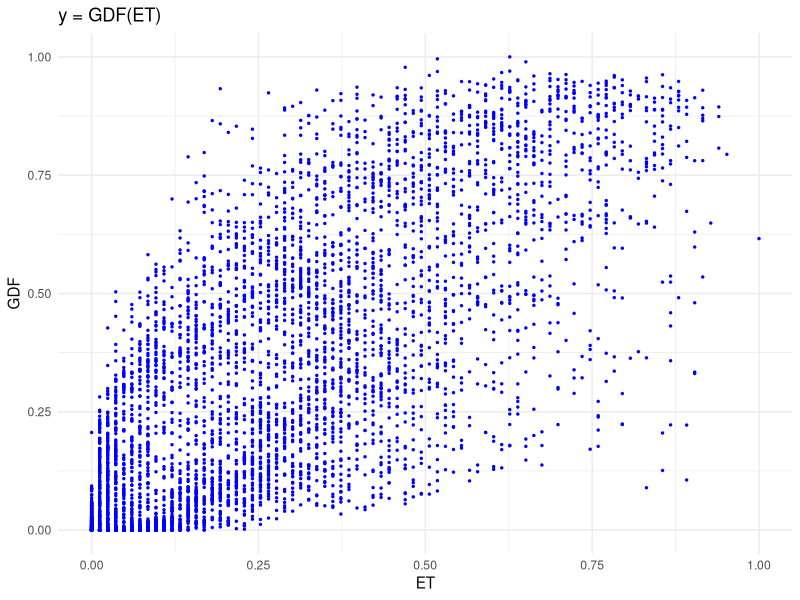
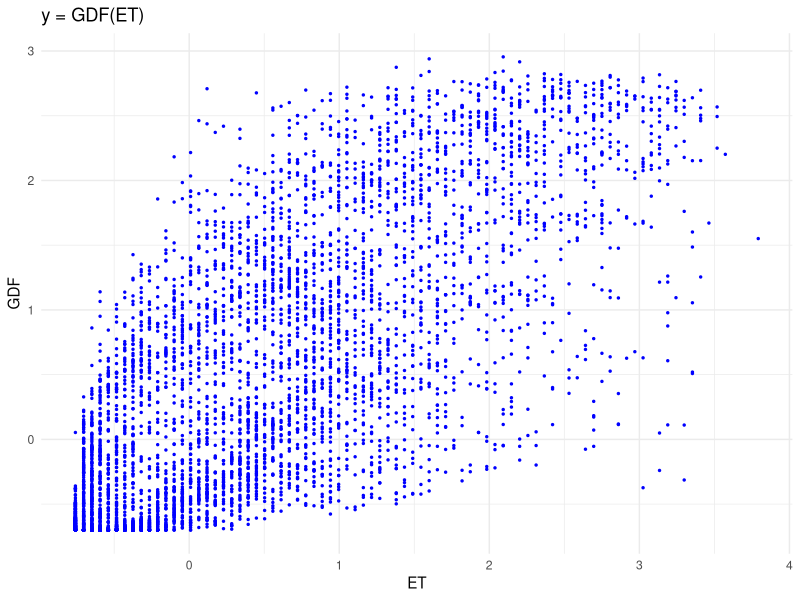
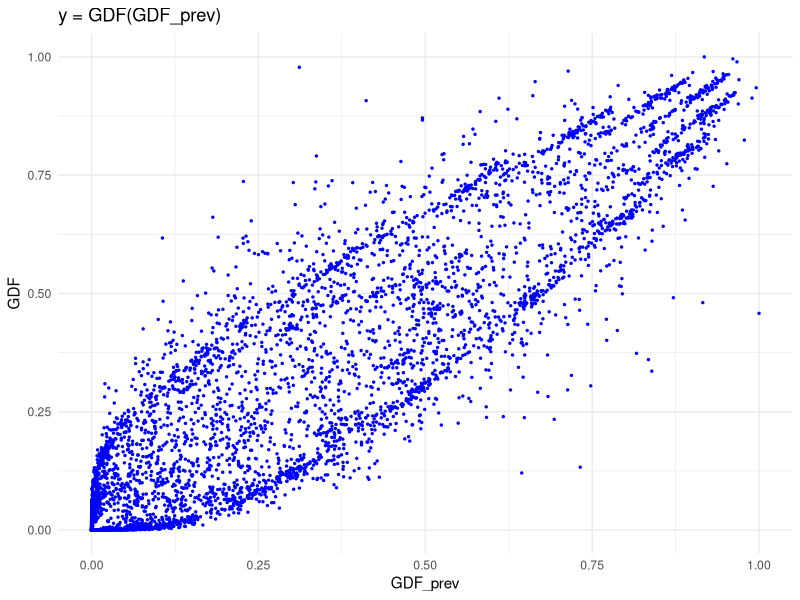
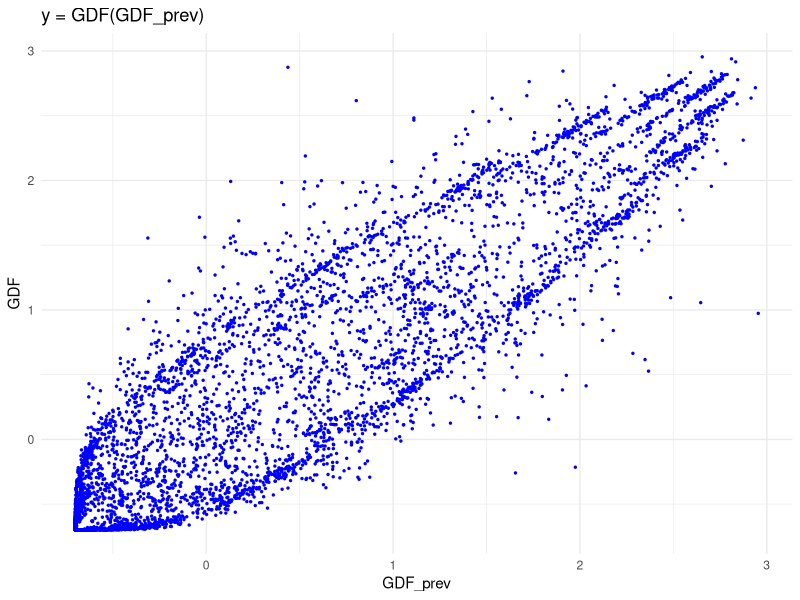
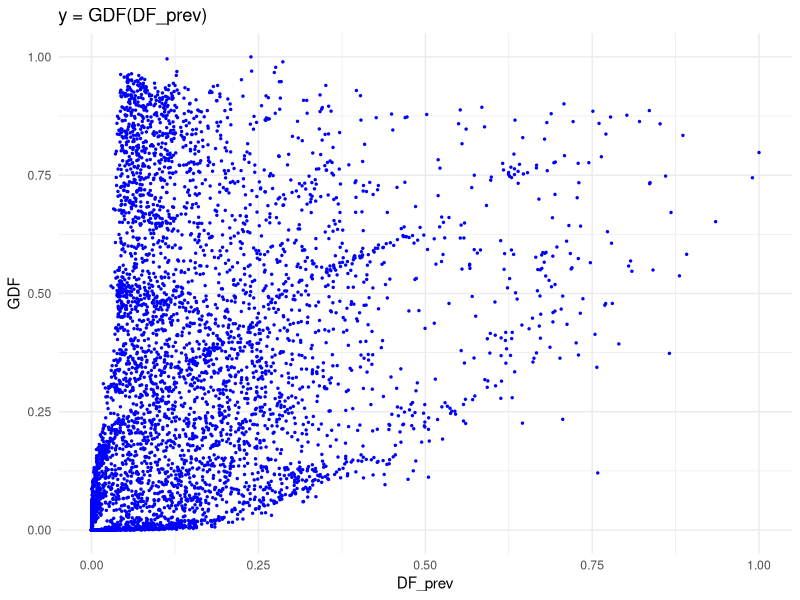
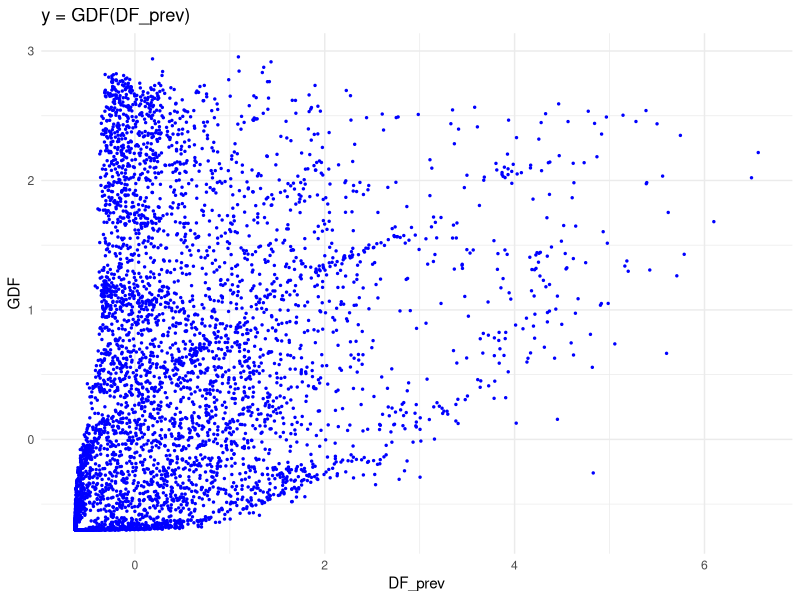

Source code (R) for these figures, in order:
## ---- chunk 1
library(dplyr)
library(ggplot2)
weather <- read.csv("TetouanWeather2017.csv", skip = 3)
power_consumption <- read.csv("TetouanPowerConsumption2017.csv")
## ---- chunk 2
head(power_consumption)
## ---- chunk 3
summary(power_consumption)
## ---- chunk 4
head(weather)
## ---- chunk 5
summary(weather)
## ---- chunk 6
power_consumption %>% mutate(Datetime = 
format(strptime(Datetime, "%m/%d/%Y %H:%M"), "%Y-%m-%dT%H:00")) -> 
power_date_converted
## ---- chunk 7
head(power_date_converted)
## ---- chunk 8
power_date_converted %>% 
group_by(Datetime) %>% summarise(across(everything(), mean)) -> power_mean
## ---- chunk 9
head(power_mean)
## ---- chunk 10
joined_data <- inner_join(power_mean, weather, by = c("Datetime" = "time"))
## ---- chunk 11
head(joined_data)
## ---- chunk 12
names(joined_data)
## ---- chunk 13
check_correlation <- function(data, i1, i2, i3, i4) {
  for (x in names(data)[i1:i2]) {
    for (y in names(data)[i3:i4]) {
      correlation <- cor(data[[x]], data[[y]], method = "spearman")
      if (is.na(correlation)) next
      if (abs(correlation) >= 0.50) {
        cat(sprintf("Correlation of %f between %s and %s.\n", 
        correlation, x, y))
        next
      }
    }
  }
}
## ---- chunk 14
check_correlation(joined_data, 2, 6, 7, 26)
## ---- chunk 15
joined_data %>% select(GDF = GeneralDiffuseFlows, 
ET = et0_fao_evapotranspiration..mm., 
VPD = vapour_pressure_deficit..kPa., TEMP = temperature_2m...C., 
HUM = relative_humidity_2m....) -> correlated_data
## ---- chunk 16
head(correlated_data)
## ---- chunk 17
new_features <- correlated_data %>%
  mutate(
    # Sum of two features
    VPD_TEMP_sum = VPD + TEMP,
    VPD_HUM_sum = VPD + HUM,
    TEMP_HUM_sum = TEMP + HUM,
    
    # Difference of two features
    VPD_TEMP_diff = VPD - TEMP,
    VPD_HUM_diff = VPD - HUM,
    TEMP_HUM_diff = TEMP - HUM,
    
    # Product of two features
    VPD_TEMP_product = VPD * TEMP,
    VPD_HUM_product = VPD * HUM,
    TEMP_HUM_product = TEMP * HUM,
    
    # Ratio of two features (adding a small constant to avoid division by 0)
    VPD_TEMP_ratio = VPD / (TEMP + 1e-6),
    VPD_HUM_ratio = VPD / (HUM + 1e-6),
    TEMP_HUM_ratio = TEMP / (HUM + 1e-6),
    
    # Sum of all three features
    all_three_sum = VPD + TEMP + HUM,
    
    # Difference between the sum of two features and the third feature
    VPD_TEMP_sum_minus_HUM = (VPD + TEMP) - HUM,
    VPD_HUM_sum_minus_TEMP = (VPD + HUM) - TEMP,
    TEMP_HUM_sum_minus_VPD = (TEMP + HUM) - VPD,
    
    # Product of all three features
    all_three_product = VPD * TEMP * HUM,
    
    # Average of two features
    VPD_TEMP_average = (VPD + TEMP) / 2,
    VPD_HUM_average = (VPD + HUM) / 2,
    TEMP_HUM_average = (TEMP + HUM) / 2,
    
    # Square of a feature
    VPD_square = VPD * VPD,
    TEMP_square = TEMP * TEMP,
    HUM_square = HUM * HUM,
    
    # Interaction term (adding a small constant to avoid division by 0)
    VPD_TEMP_interaction = (VPD * TEMP) / (HUM + 1e-6),
    VPD_HUM_interaction = (VPD * HUM) / (TEMP + 1e-6),
    TEMP_HUM_interaction = (TEMP * HUM) / (VPD + 1e-6),
    
    # Data from previous hour
    GDF_prev = lag(GDF, 1), 
    DF_prev = lag(joined_data$DiffuseFlows, 1)
  ) %>% slice(-1)
## ---- chunk 18
head(new_features)
## ---- chunk 19
names(new_features)
## ---- chunk 20
check_correlation(new_features, 1, 1, 3,33)
## ---- chunk 21
new_features %>% select(GDF, ET, GDF_prev, DF_prev) -> correlated_data2
## ---- chunk 22
head(correlated_data2)
## ---- chunk 23
check_correlation_by_delta <- function(delta, i1, i2, i3, i4) {
  
  lower <- lapply(correlated_data2[2:3], 
  function(x) quantile(x, probs = 0.00 + delta / 100))
  upper <- lapply(correlated_data2[2:3], 
  function(x) quantile(x, probs = 1.00 - delta / 100))
  data <- correlated_data2
  
  for (x in names(lower)) {
    data <- data %>% filter(data[[x]] >= lower[[x]] & data[[x]] <= upper[[x]])
  }
  
  cat(sprintf("Delta = %d\n", delta))
  
  check_correlation(data, i1, i2, i3, i4)
  
  cat("\n")
}
## ---- chunk 24
for (delta in 0:5) check_correlation_by_delta(delta, 1, 1, 2, 3)
## ---- chunk 25
min_max <- function(data) {
  (data - min(data)) / (max(data) - min(data))
}
## ---- chunk 26
stand <- function(data) {
  (data - mean(data)) / sd(data)
}
## ---- chunk 27
correlated_data2 %>% mutate(GDF = min_max(GDF), ET = min_max(ET), 
GDF_prev = min_max(GDF_prev), DF_prev = min_max(DF_prev)) -> normalised_data
## ---- chunk 28
head(normalised_data)
## ---- chunk 29
correlated_data2 %>% mutate(GDF = stand(GDF), ET = stand(ET), 
GDF_prev = stand(GDF_prev), DF_prev = stand(DF_prev)) -> stand_data
## ---- chunk 30
head(stand_data)
## ---- chunk 31
plot1 <- ggplot(normalised_data, aes(x = ET, y = GDF)) + 
geom_point(size = 0.5, color = "blue") + 
labs(title = "y = GDF(ET)", x ="ET", y = "GDF") + 
theme_minimal()
print(plot1)
## ---- chunk 32
plot11 <- ggplot(stand_data, aes(x = ET, y = GDF)) + 
geom_point(size = 0.5, color = "blue") + 
labs(title = "y = GDF(ET)", x ="ET", y = "GDF") + 
theme_minimal()
print(plot11)
## ---- chunk 33
plot2 <- ggplot(normalised_data, aes(x = GDF_prev, y = GDF)) + 
geom_point(size = 0.5, color = "blue") + 
labs(title = "y = GDF(GDF_prev)", x ="GDF_prev", y = "GDF") + 
theme_minimal()
print(plot2)
## ---- chunk 34
plot22 <- ggplot(stand_data, aes(x = GDF_prev, y = GDF)) + 
geom_point(size = 0.5, color = "blue") + 
labs(title = "y = GDF(GDF_prev)", x ="GDF_prev", y = "GDF") + 
theme_minimal()
print(plot22)
## ---- chunk 35
plot3 <- ggplot(normalised_data, aes(x = DF_prev, y = GDF)) + 
geom_point(size = 0.5, color = "blue") + 
labs(title = "y = GDF(DF_prev)", x ="DF_prev", y = "GDF") + 
theme_minimal()
print(plot3)
## ---- chunk 36
plot33 <- ggplot(stand_data, aes(x = DF_prev, y = GDF)) + 
geom_point(size = 0.5, color = "blue") + 
labs(title = "y = GDF(DF_prev)", x ="DF_prev", y = "GDF") + 
theme_minimal()
print(plot33)
## ---- chunk 37
normalised_data %>% mutate(GDF = format(GDF, scientific = FALSE), 
ET = format(ET, scientific = FALSE), 
GDF_prev = format(GDF_prev, scientific = FALSE), 
DF_prev = format(DF_prev, scientific = FALSE)) -> data_to_save
## ---- chunk 38
stand_data %>% mutate(GDF = format(GDF, scientific = FALSE), 
ET = format(ET, scientific = FALSE), 
GDF_prev = format(GDF_prev, scientific = FALSE), 
DF_prev = format(DF_prev, scientific = FALSE)) -> data_to_save2
## ---- chunk 39
head(data_to_save)
## ---- chunk 40
head(data_to_save2)
## ---- chunk 41
write.csv(data_to_save, "NormData.csv", row.names = FALSE)
write.csv(data_to_save2, "StandData.csv", row.names = FALSE)
